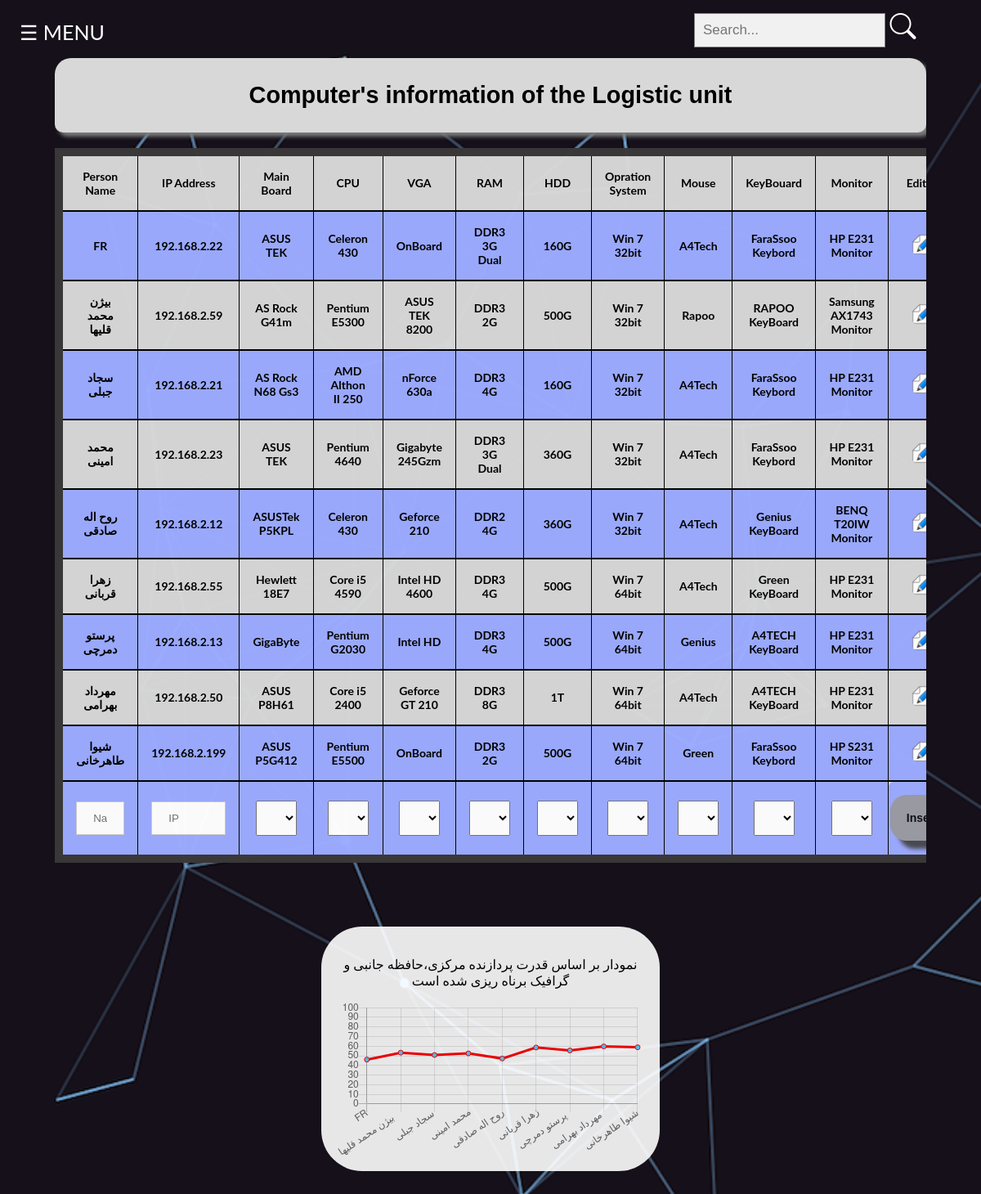
/Logistic.php (signed in), run on the app's committed database.
### tables this page shows
CREATE TABLE IF NOT EXISTS `accessories` (
  `id` int NOT NULL AUTO_INCREMENT,
  `user_fullname` varchar(50) NOT NULL,
  `ipAddress` varchar(50) NOT NULL,
  `mainBoard` varchar(50) NOT NULL,
  `cpu` varchar(50) NOT NULL,
  `VGA` varchar(50) NOT NULL,
  `RAM` varchar(50) NOT NULL,
  `HDD` varchar(50) NOT NULL,
  `Opration_System` varchar(50) NOT NULL,
  `Mouse` varchar(50) NOT NULL,
  `KeyBouard` varchar(50) NOT NULL,
  `Monitor` varchar(50) NOT NULL,
  `department` varchar(50) NOT NULL,
  `reg_username` varchar(30) NOT NULL,
  PRIMARY KEY (`id`)
);

### base.php (called while the page is built, shortened)
<?php
$curPageName = substr($_SERVER["SCRIPT_NAME"], strrpos($_SERVER["SCRIPT_NAME"], "/") + 1);
if (isset($_COOKIE['user'])) {
    $user_acount = $_COOKIE['user'];
} else {
    if ($curPageName != "Login.php") {
        header("Location: Login.php");
        die();
    }
}

### Logistic.php (the view, shortened to what this page needs)
<!DOCTYPE html>
<html>
<?php
include "init.php";
?>
<link rel="stylesheet" href="https://cdn.jsdelivr.net/npm/bootstrap-icons@1.3.0/font/bootstrap-icons.css">
<head>
  <link href="style/style.css" rel="stylesheet" type="text/css" />
</head>
<body class="bodyMan">
  <div class="searchbox">
    <form id="search" class="search" action="" method="post">
      <input id="inputSearch" type="text" placeholder="Search..." name="inputSearch">
      <span id="btnsearch">
        <i type class="bi bi-search"></i>
      </span>
    </form>
  </div>
  <div id="main">
    <span id="menubtn" style="font-size:25px;cursor:pointer">&#9776; MENU</span>
  </div>
  <div class="boxtable">
    <div class="divheaderTable">
      <h2>Computer's information of the Logistic unit </h2>
    </div>
    <br>
    <table>
      <tr>
        <th>Person Name</th>
        <th>IP Address</th>
        <th>Main Board</th>
        <th>CPU</th>
        <th>VGA</th>
        <th>RAM</th>
        <th>HDD</th>
        <th>Opration System</th>
        <th>Mouse</th>
        <th>KeyBouard</th>
        <th>Monitor</th>
        <th>Edit/Delete</th>
      </tr>
      <?php
      $conn = new mysqli($serverName, $userName, $password, $dbName);
      $sql_q = "SELECT * FROM `product`";
      $result = $conn->query($sql_q);
      if ($result->num_rows > 0) {
        $i = 0;
        while ($row = $result->fetch_assoc()) {
          $product_array[$i] = array();
          $product_array[$i]['id'] = $row['id'];
          $product_array[$i]['name'] = $row['name'];
          $product_array[$i]['type'] = $row['type'];
          $product_array[$i]['score'] = $row['score'];
          $i++;
        }
      }
      if (!isset($_POST['inputSearch']) || $_POST['inputSearch'] == "") {
        $sql_q = "SELECT * FROM `accessories` where department='Logistic'  && reg_username='$user_acount'";
        $result = $conn->query($sql_q);
        if ($result->num_rows > 0) {
          while ($row = $result->fetch_assoc()) {
            $person_id = $row['id'];
            $personName = $row['user_fullname'];
            $ipAddress =  $row['ipAddress'];
            $list_hardware = ['mainBoard', 'cpu', 'VGA', 'RAM', 'HDD', 'Opration_System', 'Mouse', 'KeyBouard', 'Monitor'];
            $hardware_name = [];
            foreach ($list_hardware as $hardware) {
              foreach ($product_array as $product) {
                if ($product['id'] == $row[$hardware]) {
                  $product_name = $product['name'];
                  break;
                }
              }
              $hardware_name[$hardware] = $product_name;
            }
            $mainBoard = $hardware_name['mainBoard'];
            $cpu =  $hardware_name['cpu'];
            $vga = $hardware_name['VGA'];
            $ram = $hardware_name['RAM'];
            $hdd = $hardware_name['HDD'];
            $oprationSystem = $hardware_name['Opration_System'];
            $mouse = $hardware_name['Mouse'];
            $keyBoard = $hardware_name['KeyBouard'];
            $monitor = $hardware_name['Monitor'];
            echo "<tr>\n";
            echo "<th>$personName</th>\n";
            echo "<th>$ipAddress</th>\n";
            echo "<th>$mainBoard</th>\n";
            echo "<th>$cpu</th>\n";
            echo "<th>$vga</th>\n";
            echo "<th>$ram</th>\n";
            echo "<th>$hdd</th>\n";
            echo "<th>$oprationSystem</th>\n";
            echo "<th>$mouse</th>\n";
            echo "<th>$keyBoard</th>\n";
            echo "<th>$monitor</th>\n";
            echo "<th>\n";
            echo "<a href='edit.php?id=$person_id&method=edit&ref=Logistic'><img class='editDeleteRow' src='img/edit4.png' alt='Edit'></a>\n";
            echo "</th>\n";
            echo "</tr>\n";
          }
        }
      }
      ?>
      <form action="" method="post">
        <tr>
          <th>
            <input type="text" id="fname" name="fname" placeholder="Name" required>
          </th>
          <th>
            <input type="text" id="iplocal" name="iplocal" placeholder="IP" required>
          </th>
          <th>
            <?php
            echo "<select name='MainbordList' id='MainbordList'>";
            foreach ($product_array as $row) {
              $id = $row['id'];
              $name = $row['name'];
              $type = $row['type'];
              if ($type == "MainBoard") {
                echo "<option value='$id'>$name</option>";
              }
            }
            echo "</select>";
            ?>
          </th>
          <th>
            <?php
            echo "<select name='CpuList' id='CpuList'>";
            foreach ($product_array as $row) {
              $id = $row['id'];
              $name = $row['name'];
              $type = $row['type'];
              if ($type == "CPU") {
                echo "<option value='$id'>$name</option>";
              }
            }
            echo "</select>";
            ?>
          </th>
          <th>
            <?php
            echo "<select name='VGAList' id='VGAList'>";
            foreach ($product_array as $row) {
              $id = $row['id'];
              $name = $row['name'];
              $type = $row['type'];
              if ($type == "VGA") {
                echo "<option value='$id'>$name</option>";
              }
            }
            echo "</select>";
            ?>
          </th>
          <th>
            <?php
            echo "<select name='RAMList' id='RAMList'>";
            foreach ($product_array as $row) {
              $id = $row['id'];
              $name = $row['name'];
              $type = $row['type'];
              if ($type == "RAM") {
                echo "<option value='$id'>$name</option>";
              }
            }
            echo "</select>";
            ?>
          </th>
          <th>
            <?php
            echo "<select name='HDDList' id='HDDList'>";
            foreach ($product_array as $row) {
              $id = $row['id'];
              $name = $row['name'];
              $type = $row['type'];
              if ($type == "HDD") {
                echo "<option value='$id'>$name</option>";
              }
            }
            echo "</select>";
            ?>
          </th>
          <th>
            <?php
            echo "<select name='OsList' id='OsList'>";
            foreach ($product_array as $row) {
              $id = $row['id'];
              $name = $row['name'];
              $type = $row['type'];
              if ($type == "OprationSystem") {
                echo "<option value='$id'>$name</option>";
              }
            }
            echo "</select>";
            ?>
          </th>
          <th>
            <?php
            echo "<select name='MouseList' id='MouseList'>";
            foreach ($product_array as $row) {
              $id = $row['id'];
              $name = $row['name'];
              $type = $row['type'];
              if ($type == "Mouse") {
                echo "<option value='$id'>$name</option>";
              }
            }
            echo "</select>";
            ?>
          </th>
          <th>
            <?php
            echo "<select name='keyBoardList' id='keyBoardList'>";
            foreach ($product_array as $row) {
              $id = $row['id'];
              $name = $row['name'];
              $type = $row['type'];
              if ($type == "KeyBoard") {
                echo "<option value='$id'>$name</option>";
              }
            }
            echo "</select>";
            ?>
          </th>
          <th>
            <?php
            echo "<select name='MonitorList' id='MonitorList'>";
            foreach ($product_array as $row) {
              $id = $row['id'];
              $name = $row['name'];
              $type = $row['type'];
              if ($type == "Monitor") {
                echo "<option value='$id'>$name</option>";
              }
            }
            echo "</select>";
            ?>
          </th>
          <th class="editDeleteRow">
            <input class="buttonInsert3" type="submit" value="Insert Data">
          </th>
        </tr>
    </table>
    <br>
  </div>
  <div class="Chart">
    <p>نمودار بر اساس قدرت پردازنده مرکزی،حافظه جانبی و گرافیک برناه ریزی شده است</p>
    <canvas id="myChart" style="width:100%;max-width:1000px"></canvas>
    <?php
    $result = $conn->query($sql_q);
    $users = [];
    $scores = [];
    if ($result->num_rows > 0) {
      while ($row = $result->fetch_assoc()) {
        array_push($users, $row);
        $list_hardware = ['mainBoard', 'cpu', 'VGA', 'RAM', 'HDD', 'Opration_System', 'Mouse', 'KeyBouard', 'Monitor'];
        $sum_score = 0;
        foreach ($list_hardware as $item) {
          foreach ($product_array as $product) {
            if ($product['id'] == $row[$item]) {
              $sum_score += $product['score'];
            }
          }
        }
        $sum_score = ($sum_score) / 9;
        array_push($scores, $sum_score);
      }
    }
    ?>
    <script>
      <?php
      $txt = 'var xValues = [';
      foreach ($users as $user) {
        $name = $user['user_fullname'];
        $txt .= "'$name',";
      }
      $txt .= '];';
      echo $txt;
      $txt = 'var yValues = [';
      foreach ($scores as $score) {
        $txt .= "$score,";
      }
      $txt .= '];';
      echo $txt;
      ?>
      new Chart("myChart", {
        type: "line",
        data: {
          labels: xValues,
          datasets: [{
            fill: false,
            lineTension: 0,
            backgroundColor: "rgba(95,200,250,1.0)",
            borderColor: "rgba(255,0,0,1.0)",
            data: yValues
          }]
        },
        options: {
          legend: {
            display: false
          },
          scales: {
            yAxes: [{
              ticks: {
                min: 0,
                max: 100
              }
            }],
          }
        }
      });
    </script>
  </div>
</body>
</html>

### style/style.css (style rules this page uses)
body { background-image: url("../img/main_pic.jpg"); background-repeat: no-repeat; background-attachment: fixed; background-size: cover; border: 0px; opacity: 1; }
.bodyMan { background-image: url("../img/mainbg.png"); background-repeat: no-repeat; background-attachment: fixed; background-size: cover; border: 0px; opacity: 1; }
.buttonInsert3 { border: 0px solid rgb(94, 94, 94); border-radius: 20px 20px 20px 20px; padding: 20px; text-align: center; font-size: 1em; font-weight: bolder; font-family: 'Franklin Gothic Medium', 'Arial Narrow', Arial, sans-serif; background-color: rgb(156, 156, 156); opacity: 0.9; box-shadow: 10px 10px 5px rgb(66, 66, 66); display: block; }
body { font-family: Arial, Helvetica, sans-serif; }
input[type=text], input[type=password] { width: 100%; padding: 12px 20px; margin: 8px 0; display: inline-block; border: 1px solid #ccc; box-sizing: border-box; }
* { box-sizing: border-box; }
body { background-color: #474e5d; font-family: Helvetica, sans-serif; }
table { border-radius: 30px 30px 30px 30px; background-color: #d8d8d8; border-collapse: collapse; border-spacing: 0; width: 80%; border: 10px solid rgb(59, 57, 57); opacity: 0.98; font-size: 14px; }
th, td { text-align: center; padding: 16px; font-style: bold; border: 1px solid black; }
tr:nth-child(even) { background-color: rgb(157, 172, 255); border: 2px solid black; }
.boxtable { width: 90%; margin: 0 auto; overflow-x: auto; }
.divheaderTable { background-color: #d8d8d8; border-radius: 20px 20px 10px 10px; font-family: Verdana, Geneva, Tahoma, sans-serif; font-size: larger; padding: 5px; box-shadow: 5px 5px 5px rgb(124, 124, 124); text-align: center; }
.boxtable table { width: 90%; margin: 0 auto; overflow-x: auto; }
.boxtable table img { width: 30px; }
.Chart { background-color: rgb(255, 255, 255); text-align: center; margin: 5% auto 15% auto; width: 35%; height: auto; padding: 20px; border-radius: 50px 50px; opacity: 0.9; }
body { font-family: "Lato", sans-serif; transition: background-color 0.5s; }
#main { transition: margin-left 1.5s; padding: 16px; color: #ffffff; }
.editDeleteRow { padding: 2px; border-radius: 10px; }
.searchbox { font-family: Arial; }
form.search { float: right; max-width: 350px; padding-right: 50px; }
form.search input[type=text] { padding: 10px; font-size: 17px; border: 1px solid grey; float: left; width: 80%; background: #f1f1f1; }
form.search::after { content: ""; clear: both; display: table; }
#btnsearch { width: 50px; height: 50px; display: inline-block; margin-top: 7px; }
#btnsearch i { padding: 5px; font-size: 2rem; color: white; }
th select { padding: 12px 20px; width: 50px; }

### data on the page
accessories: user_fullname "FR", ipAddress "192.168.2.22", mainBoard "ASUS TEK", cpu "Celeron 430", vga "OnBoard", ram "DDR3 3G Dual", hdd "160G", oprationSystem "Win 7 32bit", mouse "A4Tech", keyBoard "FaraSsoo Keybord", monitor "HP E231 Monitor"
accessories: user_fullname "بیژن محمد قلیها", ipAddress "192.168.2.59", mainBoard "AS Rock G41m", cpu "Pentium E5300", vga "ASUS TEK 8200", ram "DDR3 2G", hdd "500G", oprationSystem "Win 7 32bit", mouse "Rapoo", keyBoard "RAPOO KeyBoard", monitor "Samsung AX1743 Monitor"
accessories: user_fullname "سجاد جبلی", ipAddress "192.168.2.21", mainBoard "AS Rock N68 Gs3", cpu "AMD Althon II 250", vga "nForce 630a", ram "DDR3 4G", hdd "160G", oprationSystem "Win 7 32bit", mouse "A4Tech", keyBoard "FaraSsoo Keybord", monitor "HP E231 Monitor"
accessories: user_fullname "محمد امینی", ipAddress "192.168.2.23", mainBoard "ASUS TEK", cpu "Pentium 4640", vga "Gigabyte 245Gzm", ram "DDR3 3G Dual", hdd "360G", oprationSystem "Win 7 32bit", mouse "A4Tech", keyBoard "FaraSsoo Keybord", monitor "HP E231 Monitor"
accessories: user_fullname "روح اله صادقی", ipAddress "192.168.2.12", mainBoard "ASUSTek P5KPL", cpu "Celeron 430", vga "Geforce 210", ram "DDR2 4G", hdd "360G", oprationSystem "Win 7 32bit", mouse "A4Tech", keyBoard "Genius KeyBoard", monitor "BENQ T20IW Monitor"
accessories: user_fullname "زهرا قربانی", ipAddress "192.168.2.55", mainBoard "Hewlett 18E7", cpu "Core i5 4590", vga "Intel HD 4600", ram "DDR3 4G", hdd "500G", oprationSystem "Win 7 64bit", mouse "A4Tech", keyBoard "Green KeyBoard", monitor "HP E231 Monitor"
accessories: user_fullname "پرستو دمرچی", ipAddress "192.168.2.13", mainBoard "GigaByte", cpu "Pentium G2030", vga "Intel HD", ram "DDR3 4G", hdd "500G", oprationSystem "Win 7 64bit", mouse "Genius", keyBoard "A4TECH KeyBoard", monitor "HP E231 Monitor"
accessories: user_fullname "مهرداد بهرامی", ipAddress "192.168.2.50", mainBoard "ASUS P8H61", cpu "Core i5 2400", vga "Geforce GT 210", ram "DDR3 8G", hdd "1T", oprationSystem "Win 7 64bit", mouse "A4Tech", keyBoard "A4TECH KeyBoard", monitor "HP E231 Monitor"
accessories: user_fullname "شیوا طاهرخانی", ipAddress "192.168.2.199", mainBoard "ASUS P5G412", cpu "Pentium E5500", vga "OnBoard", ram "DDR3 2G", hdd "500G", oprationSystem "Win 7 64bit", mouse "Green", keyBoard "FaraSsoo Keybord", monitor "HP S231 Monitor"

### other printed values
form field MainbordList "ASUSTek P5KPL"
form field CpuList "Core 2 Duo"
form field VGAList "GeForce 9500"
form field RAMList "DDR2 4G"
form field HDDList "500G"
form field OsList "Win 7 64bit"
form field MouseList "Genius"
form field keyBoardList "FaraSsoo Keybord"
form field MonitorList "Samsung BX1980"
chart data {{ $txt }} var yValues = [46.111111111111,53.333333333333,50.888888888889,52.555555555556,47.222222222222,58.666666666667,55.555555555556,59.777777777778,58.888888888889,];
